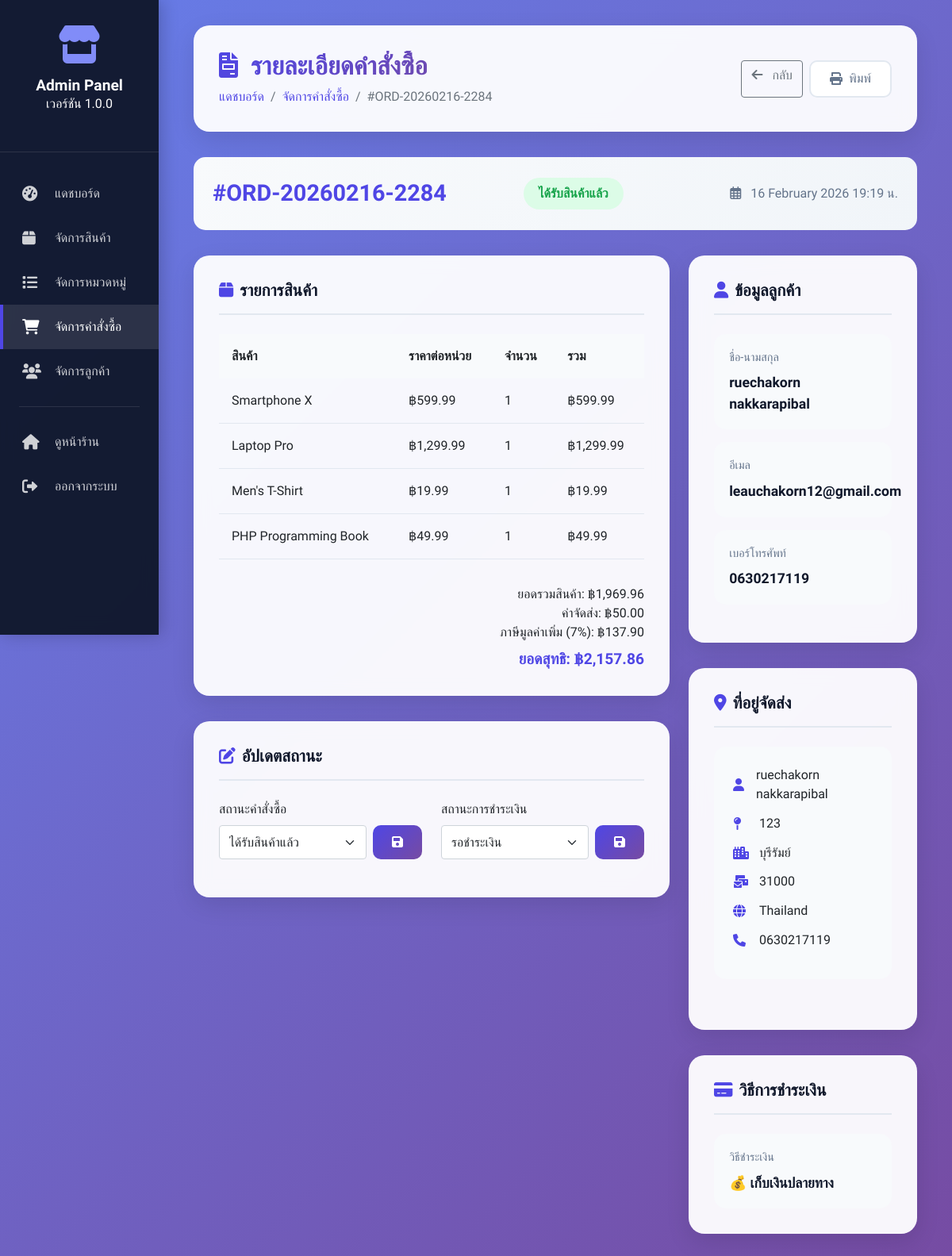
Page /admin/order-detail.php?id=1 (signed in) on the committed database.
### tables this page shows
CREATE TABLE `orders` (
  `id` int(11) NOT NULL,
  `user_id` int(11) DEFAULT NULL,
  `order_number` varchar(50) NOT NULL,
  `total_amount` decimal(10,2) NOT NULL,
  `shipping_address` text NOT NULL,
  `shipping_city` varchar(50) DEFAULT NULL,
  `shipping_postal` varchar(10) DEFAULT NULL,
  `shipping_country` varchar(50) DEFAULT NULL,
  `payment_method` varchar(50) DEFAULT NULL,
  `payment_status` enum('pending','completed','failed') DEFAULT 'pending',
  `order_status` enum('pending','processing','shipped','delivered','cancelled') DEFAULT 'pending',
  `notes` text DEFAULT NULL,
  `created_at` timestamp NOT NULL DEFAULT current_timestamp(),
  `updated_at` timestamp NOT NULL DEFAULT current_timestamp() ON UPDATE current_timestamp()
);

CREATE TABLE `order_items` (
  `id` int(11) NOT NULL,
  `order_id` int(11) NOT NULL,
  `product_id` int(11) DEFAULT NULL,
  `product_name` varchar(200) NOT NULL,
  `quantity` int(11) NOT NULL,
  `price` decimal(10,2) NOT NULL,
  `total` decimal(10,2) NOT NULL
);

CREATE TABLE `users` (
  `id` int(11) NOT NULL,
  `username` varchar(50) NOT NULL,
  `email` varchar(100) NOT NULL,
  `password` varchar(255) NOT NULL,
  `first_name` varchar(50) DEFAULT NULL,
  `last_name` varchar(50) DEFAULT NULL,
  `phone` varchar(20) DEFAULT NULL,
  `address` text DEFAULT NULL,
  `city` varchar(50) DEFAULT NULL,
  `postal_code` varchar(10) DEFAULT NULL,
  `country` varchar(50) DEFAULT NULL,
  `role` enum('customer','admin') DEFAULT 'customer',
  `status` enum('active','inactive') DEFAULT 'active',
  `created_at` timestamp NOT NULL DEFAULT current_timestamp(),
  `updated_at` timestamp NOT NULL DEFAULT current_timestamp() ON UPDATE current_timestamp()
);

### admin/order-detail.php (the view, shortened to what the rows shown need)
<?php
$database = new Database();
$db = $database->getConnection();
$order_id = $_GET['id'];
$query = "SELECT o.*, u.first_name, u.last_name, u.email, u.phone, u.address, u.city, u.postal_code
          FROM orders o
          JOIN users u ON o.user_id = u.id
          WHERE o.id = :order_id";
$stmt = $db->prepare($query);
$stmt->bindParam(':order_id', $order_id);
$stmt->execute();
$order = $stmt->fetch(PDO::FETCH_ASSOC);
$items_query = "SELECT * FROM order_items WHERE order_id = :order_id";
$items_stmt = $db->prepare($items_query);
$items_stmt->bindParam(':order_id', $order_id);
$items_stmt->execute();
$items = $items_stmt->fetchAll(PDO::FETCH_ASSOC);
?>
<!DOCTYPE html>
<html lang="en">
<head>
    <link href="https://cdn.jsdelivr.net/npm/bootstrap@5.1.3/dist/css/bootstrap.min.css" rel="stylesheet">
    <link rel="stylesheet" href="https://cdnjs.cloudflare.com/ajax/libs/font-awesome/6.0.0/css/all.min.css">
</head>
<body>
    <div class="container-fluid">
        <div class="row">
            <div class="col-lg-10 col-md-9">
                <div class="admin-content">
                    <div class="content-header fade-in">
                        <div class="d-flex justify-content-between align-items-center">
                            <div>
                                <h1 class="page-title">
                                    <i class="fas fa-file-invoice me-2"></i>
                                    รายละเอียดคำสั่งซื้อ
                                </h1>
                                <nav aria-label="breadcrumb">
                                    <ol class="breadcrumb">
                                        <li class="breadcrumb-item"><a href="dashboard.php">แดชบอร์ด</a></li>
                                        <li class="breadcrumb-item"><a href="orders.php">จัดการคำสั่งซื้อ</a></li>
                                        <li class="breadcrumb-item active">#<?php echo $order['order_number']; ?></li>
                                    </ol>
                                </nav>
                            </div>
                        </div>
                    </div>
                    <div class="order-header fade-in">
                        <div>
                            <span class="order-number">#<?php echo $order['order_number']; ?></span>
                        </div>
                        <div>
                            <span class="status-badge status-<?php echo $order['order_status']; ?> me-2">
                                <?php
                                    $status_th = [
                                        'pending' => 'รอดำเนินการ',
                                        'processing' => 'กำลังดำเนินการ',
                                        'shipped' => 'จัดส่งแล้ว',
                                        'delivered' => 'ได้รับสินค้าแล้ว',
                                        'cancelled' => 'ยกเลิก'
                                    ];
                                    echo $status_th[$order['order_status']] ?? $order['order_status'];
                                ?>
                            </span>
                            <span class="payment-badge payment-<?php echo $order['payment_status']; ?>">
                            </span>
                        </div>
                        <div class="order-date">
                            <i class="far fa-calendar-alt me-2"></i>
                            <?php echo date('d F Y H:i', strtotime($order['created_at'])); ?> น.
                        </div>
                    </div>
                    <div class="row">
                        <div class="col-lg-8">
                            <div class="detail-card fade-in">
                                <table class="items-table">
                                    <thead>
                                        <tr>
                                            <th>สินค้า</th>
                                            <th>ราคาต่อหน่วย</th>
                                            <th>จำนวน</th>
                                            <th>รวม</th>
                                        </tr>
                                    </thead>
                                    <tbody>
                                        <?php foreach($items as $item): ?>
                                        <tr>
                                            <td><?php echo htmlspecialchars($item['product_name']); ?></td>
                                            <td>฿<?php echo number_format($item['price'], 2); ?></td>
                                            <td><?php echo $item['quantity']; ?></td>
                                            <td>฿<?php echo number_format($item['total'], 2); ?></td>
                                        </tr>
                                        <?php endforeach; ?>
                                    </tbody>
                                </table>
                            </div>
                            <div class="detail-card fade-in">
                                <div class="row">
                                    <div class="col-md-6">
                                        <form method="POST" class="mb-3">
                                            <div class="d-flex gap-2">
                                                <select class="form-select" name="order_status">
                                                    <option value="delivered" <?php echo $order['order_status'] == 'delivered' ? 'selected' : ''; ?>>ได้รับสินค้าแล้ว</option>
                                                </select>
                                                <button type="submit" name="update_status" class="btn-save">
                                                    <i class="fas fa-save"></i>
                                                </button>
                                            </div>
                                        </form>
                                    </div>
                                </div>
                            </div>
                        </div>
                        <div class="col-lg-4">
                            <div class="detail-card fade-in">
                                <div class="info-box mb-3">
                                    <div class="info-label">ชื่อ-นามสกุล</div>
                                    <div class="info-value"><?php echo $order['first_name'] . ' ' . $order['last_name']; ?></div>
                                </div>
                                <div class="info-box mb-3">
                                    <div class="info-label">อีเมล</div>
                                    <div class="info-value"><?php echo $order['email']; ?></div>
                                </div>
                                <div class="info-box mb-3">
                                    <div class="info-label">เบอร์โทรศัพท์</div>
                                    <div class="info-value"><?php echo $order['phone'] ?: '-'; ?></div>
                                </div>
                            </div>
                            <div class="detail-card fade-in">
                                <div class="address-box">
                                    <div class="address-line">
                                        <i class="fas fa-user"></i>
                                        <span><?php echo $order['first_name'] . ' ' . $order['last_name']; ?></span>
                                    </div>
                                    <div class="address-line">
                                        <i class="fas fa-map-pin"></i>
                                        <span><?php echo $order['shipping_address']; ?></span>
                                    </div>
                                    <div class="address-line">
                                        <i class="fas fa-city"></i>
                                        <span><?php echo $order['shipping_city']; ?></span>
                                    </div>
                                    <div class="address-line">
                                        <i class="fas fa-mail-bulk"></i>
                                        <span><?php echo $order['shipping_postal']; ?></span>
                                    </div>
                                    <div class="address-line">
                                        <i class="fas fa-globe"></i>
                                        <span><?php echo $order['shipping_country']; ?></span>
                                    </div>
                                    <div class="address-line">
                                        <i class="fas fa-phone"></i>
                                        <span><?php echo $order['phone'] ?: '-'; ?></span>
                                    </div>
                                </div>
                            </div>
                            <div class="detail-card fade-in">
                                <div class="info-box">
                                    <div class="info-label">วิธีชำระเงิน</div>
                                    <div class="info-value">
                                        <?php
                                            $method_th = [
                                                'credit_card' => '💳 บัตรเครดิต/เดบิต',
                                                'bank_transfer' => '🏦 โอนผ่านธนาคาร',
                                                'cod' => '💰 เก็บเงินปลายทาง'
                                            ];
                                            echo $method_th[$order['payment_method']] ?? $order['payment_method'];
                                        ?>
                                    </div>
                                </div>
                            </div>
                        </div>
                    </div>
                </div>
            </div>
        </div>
    </div>
</body>
</html>

### rows in the picture
orders: order_number "ORD-20260216-2284", order_status "ได้รับสินค้าแล้ว", created_at "16 February 2026 19:19", user.first_name "ruechakorn", user.last_name "nakkarapibal", user.email "leauchakorn12@gmail.com", user.phone "0630217119", shipping_address "123", shipping_city "บุรีรัมย์", shipping_postal "31000", shipping_country "Thailand", payment_method "💰 เก็บเงินปลายทาง"
order_items: product_name "Smartphone X", price "599.99", quantity "1", total "599.99"
order_items: product_name "Laptop Pro", price "1,299.99", quantity "1", total "1,299.99"
order_items: product_name "Men's T-Shirt", price "19.99", quantity "1", total "19.99"
order_items: product_name "PHP Programming Book", price "49.99", quantity "1", total "49.99"

### other values in the picture
$subtotal "1,969.96"
$shipping "50.00"
$tax "137.90"
$total "2,157.86"
